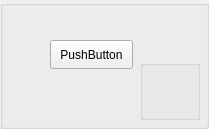
       <widget class="QGroupBox" name="groupBox_p117">
        <property name="minimumSize">
         <size>
          <width>170</width>
          <height>100</height>
         </size>
        </property>
        <property name="title">
         <string/>
        </property>
        <widget class="QPushButton" name="pushButton_p117">
         <property name="geometry">
          <rect>
           <x>50</x>
           <y>40</y>
           <width>83</width>
           <height>29</height>
          </rect>
         </property>
         <property name="text">
          <string>PushButton</string>
         </property>
        </widget>
        <widget class="QGroupBox" name="groupBox_p117info">
         <property name="geometry">
          <rect>
           <x>140</x>
           <y>60</y>
           <width>60</width>
           <height>60</height>
          </rect>
         </property>
         <property name="title">
          <string/>
         </property>
         <widget class="QLabel" name="label_p117attack">
          <property name="geometry">
           <rect>
            <x>0</x>
            <y>0</y>
            <width>30</width>
            <height>30</height>
           </rect>
          </property>
          <property name="text">
           <string/>
          </property>
         </widget>
         <widget class="QLabel" name="label_p117hp">
          <property name="geometry">
           <rect>
            <x>30</x>
            <y>0</y>
            <width>30</width>
            <height>30</height>
           </rect>
          </property>
          <property name="text">
           <string/>
          </property>
         </widget>
         <widget class="QLabel" name="label_p117mobility">
          <property name="geometry">
           <rect>
            <x>0</x>
            <y>30</y>
            <width>30</width>
            <height>30</height>
           </rect>
          </property>
          <property name="text">
           <string/>
          </property>
         </widget>
         <widget class="QLabel" name="label_p117range">
          <property name="geometry">
           <rect>
            <x>30</x>
            <y>30</y>
            <width>30</width>
            <height>30</height>
           </rect>
          </property>
          <property name="text">
           <string/>
          </property>
         </widget>
        </widget>
        <widget class="QLabel" name="label_p117type">
         <property name="geometry">
          <rect>
           <x>40</x>
           <y>70</y>
           <width>30</width>
           <height>30</height>
          </rect>
         </property>
         <property name="styleSheet">
          <string notr="true"/>
         </property>
         <property name="text">
          <string/>
         </property>
        </widget>
       </widget>
